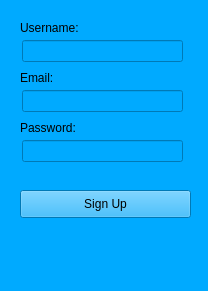
<?xml version="1.0" encoding="UTF-8"?>
<ui version="4.0">
 <class>signupwindow</class>
 <widget class="QMainWindow" name="signupwindow">
  <property name="geometry">
   <rect>
    <x>0</x>
    <y>0</y>
    <width>208</width>
    <height>291</height>
   </rect>
  </property>
  <property name="windowTitle">
   <string>MainWindow</string>
  </property>
  <property name="styleSheet">
   <string notr="true">font: 11pt &quot;Agency FB&quot;;
background-color: rgb(0, 170, 255);</string>
  </property>
  <widget class="QWidget" name="centralwidget">
   <widget class="QPushButton" name="signUpButton">
    <property name="geometry">
     <rect>
      <x>20</x>
      <y>190</y>
      <width>171</width>
      <height>28</height>
     </rect>
    </property>
    <property name="text">
     <string>Sign Up</string>
    </property>
   </widget>
   <widget class="QLineEdit" name="password">
    <property name="geometry">
     <rect>
      <x>22</x>
      <y>140</y>
      <width>161</width>
      <height>22</height>
     </rect>
    </property>
   </widget>
   <widget class="QLineEdit" name="email">
    <property name="geometry">
     <rect>
      <x>22</x>
      <y>90</y>
      <width>161</width>
      <height>22</height>
     </rect>
    </property>
   </widget>
   <widget class="QLineEdit" name="username">
    <property name="geometry">
     <rect>
      <x>22</x>
      <y>40</y>
      <width>161</width>
      <height>22</height>
     </rect>
    </property>
   </widget>
   <widget class="QLabel" name="label">
    <property name="geometry">
     <rect>
      <x>20</x>
      <y>20</y>
      <width>161</width>
      <height>16</height>
     </rect>
    </property>
    <property name="styleSheet">
     <string notr="true">font: 75 11pt &quot;Agency FB&quot;;</string>
    </property>
    <property name="text">
     <string>Username:</string>
    </property>
   </widget>
   <widget class="QLabel" name="label_2">
    <property name="geometry">
     <rect>
      <x>20</x>
      <y>70</y>
      <width>161</width>
      <height>16</height>
     </rect>
    </property>
    <property name="text">
     <string>Email:</string>
    </property>
   </widget>
   <widget class="QLabel" name="label_3">
    <property name="geometry">
     <rect>
      <x>20</x>
      <y>120</y>
      <width>161</width>
      <height>16</height>
     </rect>
    </property>
    <property name="text">
     <string>Password:</string>
    </property>
   </widget>
  </widget>
  <widget class="QMenuBar" name="menubar">
   <property name="geometry">
    <rect>
     <x>0</x>
     <y>0</y>
     <width>208</width>
     <height>29</height>
    </rect>
   </property>
  </widget>
  <widget class="QStatusBar" name="statusbar"/>
 </widget>
 <resources/>
 <connections/>
</ui>
